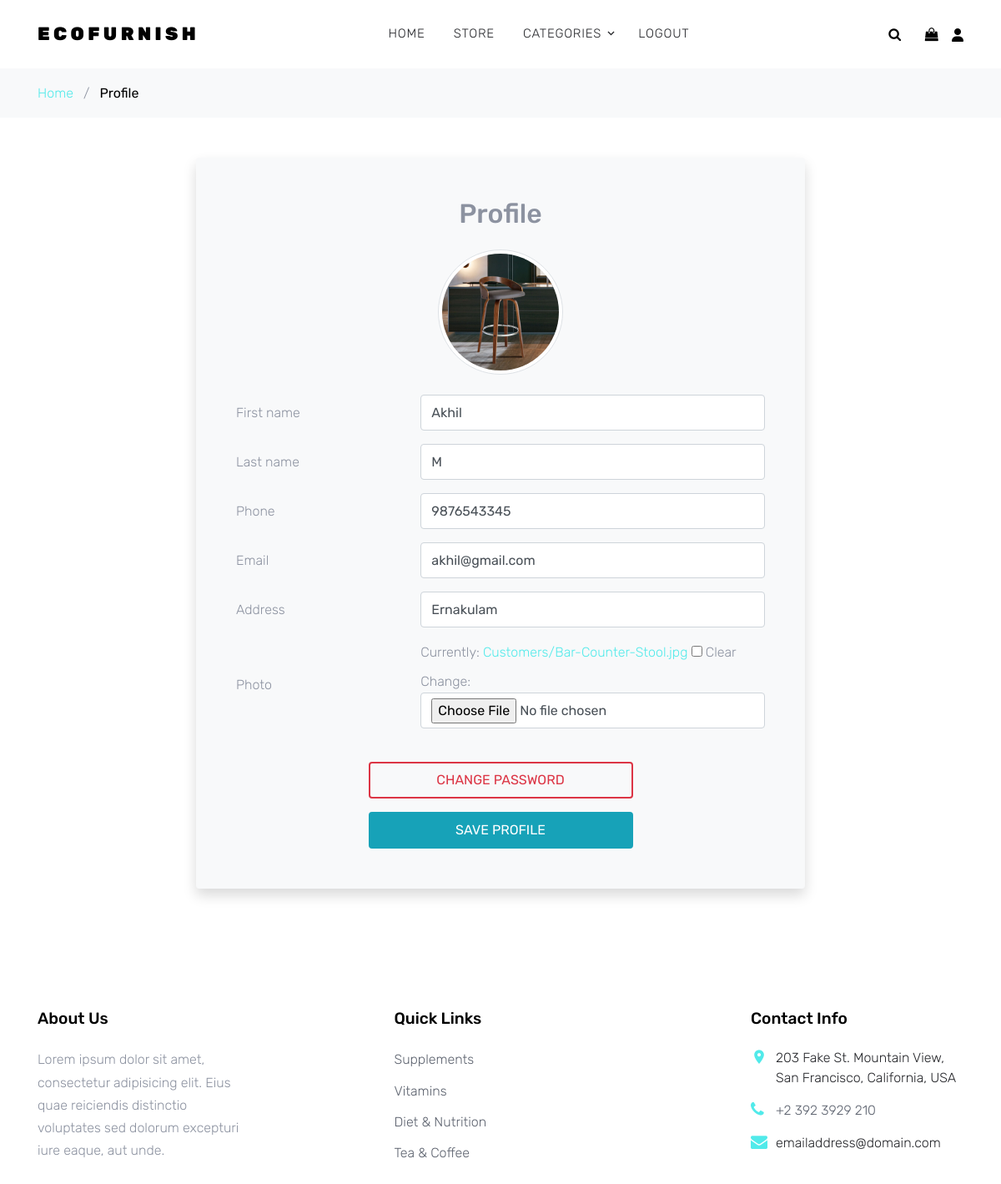
/Customer/profile/ (signed in), run on an earlier commit of the app's database.
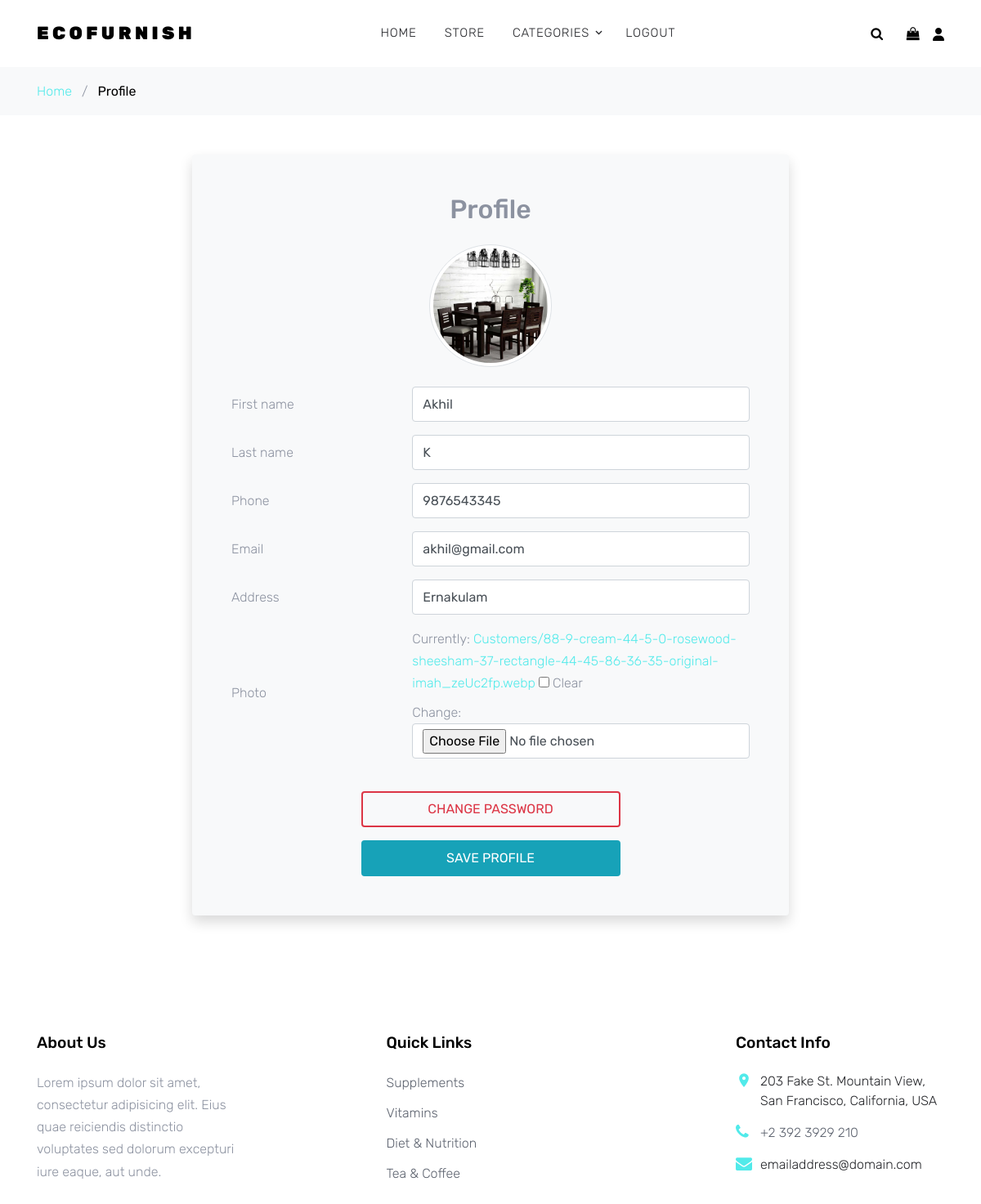
And on a later commit of the database.
### Customer/models.py (models this page shows, shortened)
class CustomerDetails(models.Model):
    id = models.OneToOneField(User, on_delete=models.CASCADE, primary_key=True)
    first_name = models.CharField(max_length=50)
    last_name = models.CharField(max_length=50)
    phone = models.BigIntegerField(unique=True)
    email = models.EmailField(unique=True)
    address = models.CharField(max_length=150)
    photo = models.ImageField(upload_to='Customers/', null=True, blank=True)

### Customer/views.py (the view)
# urls.py: path('profile/', Profile, name='profile'),
@login_required(login_url='Customer:login')
def Profile(request):
    customer = get_object_or_404(CustomerDetails, id=request.user)
    if request.method == "POST":
        form = CustomerDetailsForm(request.POST, request.FILES, instance=customer)
        if form.is_valid():
            form.save()
            messages.success(request, "Profile updated successfully!")
            return redirect('Customer:profile')
        else:
            messages.error(request, "Error updating profile. Please correct the highlighted fields.")
    else:
        form = CustomerDetailsForm(instance=customer)
    return render(request, 'Customer/Profile.html', {'form': form})

### Customer/forms.py
class CustomerDetailsForm(forms.ModelForm):
    class Meta:
        model = CustomerDetails
        fields = ['first_name', 'last_name', 'phone', 'email', 'address', 'photo']
        widgets = {
            'first_name': forms.TextInput(attrs={'class': 'form-control'}),
            'last_name': forms.TextInput(attrs={'class': 'form-control'}),
            'phone': forms.NumberInput(attrs={'class': 'form-control'}),
            'email': forms.EmailInput(attrs={'class': 'form-control'}),
            'address': forms.TextInput(attrs={'class': 'form-control'}),
            'photo': forms.ClearableFileInput(attrs={'class': 'form-control'}),
        }

### Store/context_processors.py (called while the page is built)
def EcoFurnish_Category(request):
    cat = Categories.objects.all()
    return dict(cat=cat)

### Template/Customer/Profile.html (shortened to what this page needs)
{% extends 'Home/Base.html' %}
{% load static %}
{% block content %}
    <div class="bg-light py-3">
      <div class="container">
        <div class="row">
          <div class="col-md-12 mb-0">
            <a href="index.html">Home</a> <span class="mx-2 mb-0">/</span>
            <strong class="text-black">Profile</strong>
          </div>
        </div>
      </div>
    </div>
     <div class="container-xxl py-5 d-flex justify-content-center align-items-center" style="min-height: 100vh;">
        <div class="container">
            <div class="row g-4 justify-content-center">
                <div class="col-md-8">
                    <div class="bg-light p-5 h-100 shadow rounded">
                        <h2 class="text-center mb-4">Profile</h2>
                        <form method="post" enctype="multipart/form-data" novalidate>
                            {% if form.instance.photo %}
                                <div class="text-center mb-4">
                                    <img src="{{ form.instance.photo.url }}" alt="Profile Picture" class="img-thumbnail rounded-circle" style="width: 150px; height: 150px; object-fit: cover;">
                                </div>
                            {% endif %}
                            <div class="row g-3">
                                {% for field in form %}
                                    <div class="col-12">
                                        <div class="form-group row align-items-center">
                                            <label for="{{ field.id_for_label }}" class="col-md-4 col-form-label text-md-end fw-bold">{{ field.label }}</label>
                                            <div class="col-md-8">
                                                {{ field }}
                                            </div>
                                        </div>
                                    </div>
                                {% endfor %}
                            </div>
                            <div class="row mt-4">
                                <div class="col-12 text-center">
                                    <a href="{% url 'Customer:change_password' %}" class="btn btn-outline-danger w-50 py-2 mb-3">Change Password</a>
                                    <button class="btn btn-info w-50 py-2" type="submit">Save Profile</button>
                                </div>
                            </div>
                        </form>
                    </div>
                </div>
            </div>
        </div>
    </div>
{% endblock %}

What changed in the data, as far as the page shows it:
changed CustomerDetails "Akhil": instance.photo: a different picture; last_name "M" → "K"
Also different on the page:
text no longer shown: "Currently: Customers/Bar-Counter-Stool.jpg Clear Change:"
text now shown: "Currently: Customers/88-9-cream-44-5-0-rosewood-sheesham-37-rectangle-44-45-86-36-35-original-imah_zeUc2fp.webp Clear Change:"
